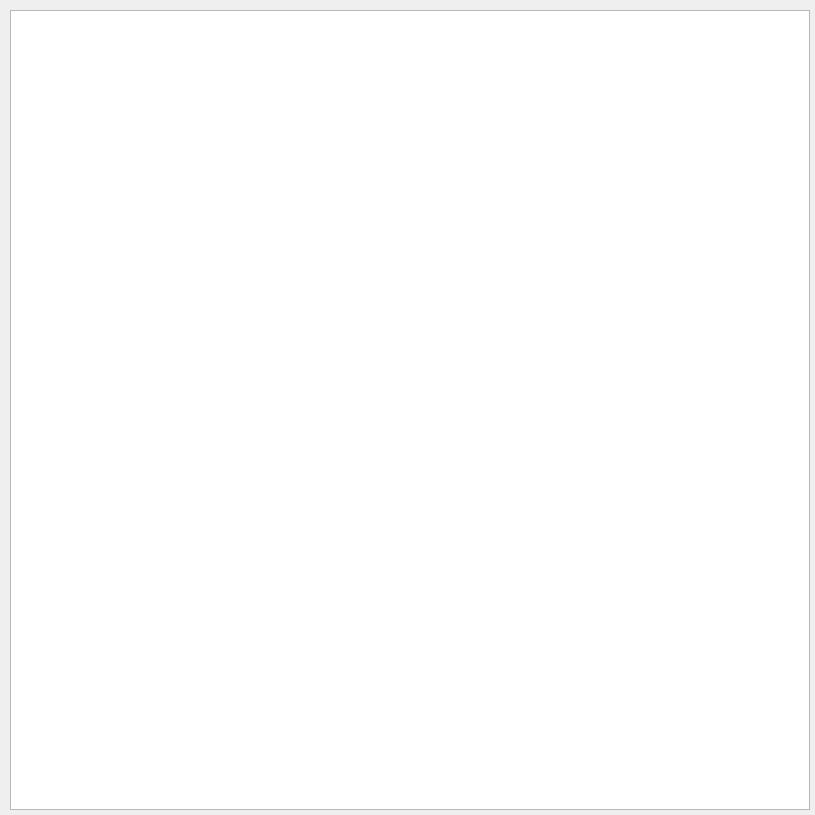
<?xml version="1.0" encoding="UTF-8"?>
<ui version="4.0">
 <class>FormImageView</class>
 <widget class="QWidget" name="FormImageView">
  <property name="geometry">
   <rect>
    <x>0</x>
    <y>0</y>
    <width>815</width>
    <height>815</height>
   </rect>
  </property>
  <property name="windowTitle">
   <string>Form</string>
  </property>
  <widget class="QGraphicsView" name="graphicsView">
   <property name="geometry">
    <rect>
     <x>10</x>
     <y>10</y>
     <width>800</width>
     <height>800</height>
    </rect>
   </property>
   <property name="sizePolicy">
    <sizepolicy hsizetype="Maximum" vsizetype="Maximum">
     <horstretch>0</horstretch>
     <verstretch>0</verstretch>
    </sizepolicy>
   </property>
   <property name="sizeAdjustPolicy">
    <enum>QAbstractScrollArea::AdjustToContents</enum>
   </property>
  </widget>
 </widget>
 <resources/>
 <connections/>
 <slots>
  <slot>slotPressPlus()</slot>
  <slot>slotPressMinus()</slot>
  <slot>slotShowImageWindow()</slot>
 </slots>
</ui>
